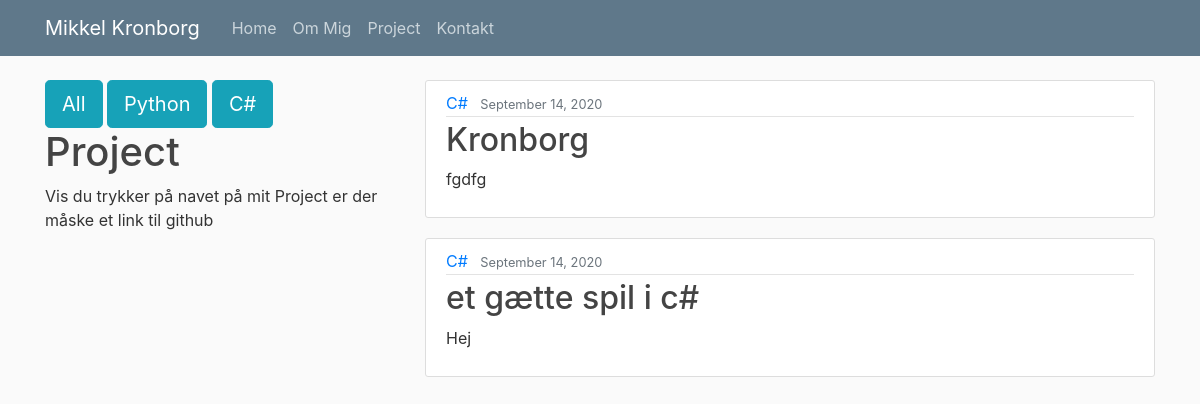
/project/csharp/, run on an earlier commit of the app's database.
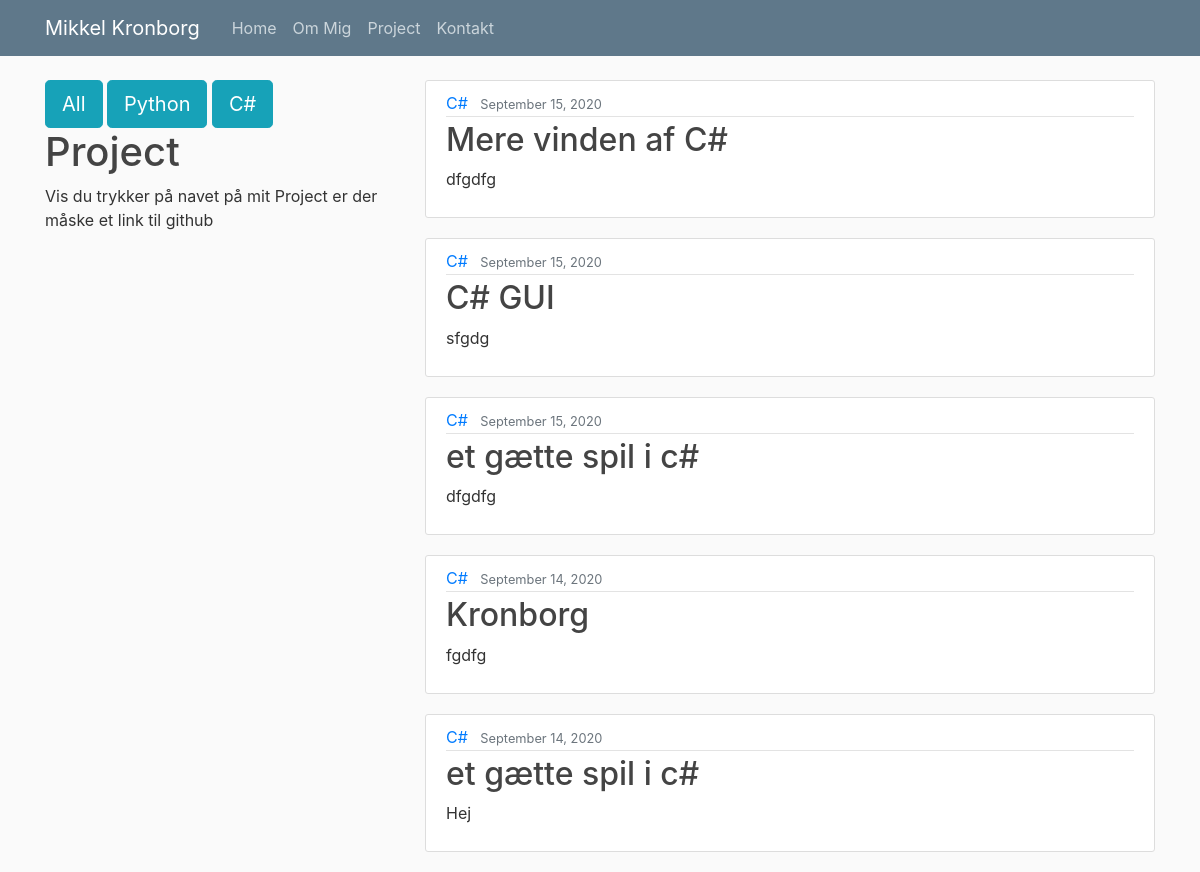
And on a later commit of the database.
### web/models.py (models this page shows, shortened)
class Post(models.Model):
    title = models.CharField(max_length=100)
    language = models.CharField(max_length=50)
    link = models.CharField(max_length=300)
    content = models.TextField()
    date_posted = models.DateTimeField(default=timezone.now)
    author = models.ForeignKey(User, on_delete=models.CASCADE)

### web/views.py (the view)
# urls.py: path('project/csharp/', CSharpList.as_view(), name='web-c#'),
class CSharpList(ListView):
    model = Post
    template_name = 'web/pcshap.html'  # <app>/<model>_<viewtype>.html
    context_object_name = 'posts'
    ordering = ['-date_posted']

### web/templates/web/pcshap.html
{% extends "web/base.html" %}
{% load static %}
{% block content %}
<div class="row">
  <div class="col-4">
    <div class="form-actions">
        <a href='{% url 'web-project' %}'><button class="btn btn-info btn-lg">All</button></a>
        <a href='{% url 'web-python' %}'><button class="btn btn-info btn-lg">Python</button></a>
        <a href='{% url 'web-c#' %}'><button class="btn btn-info btn-lg">C#</button></a>
    </div>
      <h1>Project</h1>
      <p>
          Vis du trykker på
          navet på mit Project er der måske et link til github
      </p>
  </div>
  <div class="col-8">
      {% for post in posts %}
          {% if post.language == "C#" %}
            <article class="media content-section">
              <div class="media-body">
                <div class="article-metadata">
                  <a class="mr-2" href="#">{{ post.language }}</a>
                  <small class="text-muted">{{ post.date_posted|date:"F d, Y" }}</small>
                </div>
                <h2><a class="article-title" href="{{ post.link }}" target="_blank">{{ post.title }}</a></h2>
                <p class="article-content">{{ post.content }}</p>
              </div>
            </article>
          {% endif %}
        {% endfor %}
  </div>
</div>
{% endblock content %}

What changed in the data, as far as the page shows it:
added Post: language "C#", date_posted "September 15, 2020", title "Mere vinden af C#", content "dfgdfg"
added Post: language "C#", date_posted "September 15, 2020", title "C# GUI", content "sfgdg"
added Post: language "C#", date_posted "September 15, 2020", title "et gætte spil i c#", content "dfgdfg"
